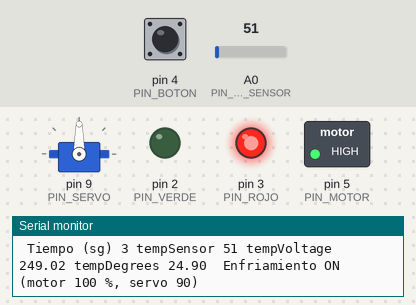
A sketch run on a simulated Arduino Uno, built with avr-gcc and run on an emulated ATmega328P. Shown: servo, switched loads named in the sketch (green lamp = pin HIGH), output pins drawn as LEDs (lit = HIGH), the last lines printed to the serial monitor. The test bench sets the inputs (shaded band); at power-on: A0 (PIN_TEMP_SENSOR) = 51, pin 4 (PIN_BOTON) LOW.

Above: at 3.2 s.
3.3 s: A0 (PIN_TEMP_SENSOR) set to 44
At 5.2 s:
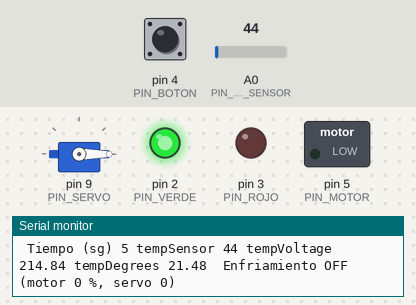
5.5 s: pin 4 (PIN_BOTON) pulled HIGH for 0.15 s
At 6.7 s:
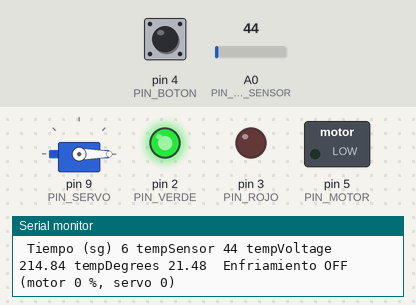
7.1 s: pin 4 (PIN_BOTON) pulled HIGH for 3.2 s
At 8.4 s:
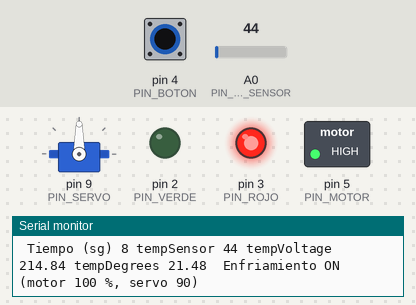
11.8 s: A0 (PIN_TEMP_SENSOR) set to 61
At 12.6 s:
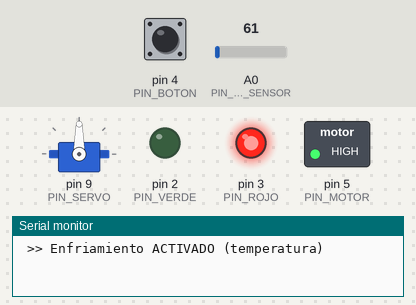
Timing chart, 0 to 14.5 s (numbered marks = the images above; inputs shaded):
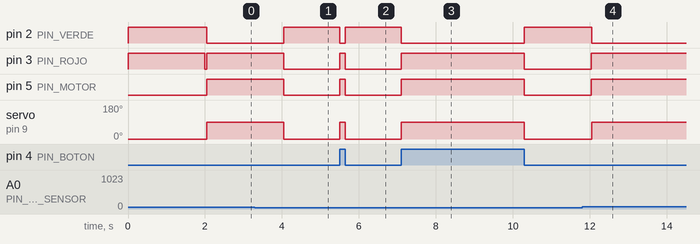

Measured:
- the behaviour switches between 49 and 48 on A0 (PIN_TEMP_SENSOR) (found by bisection; images 0 and 1)
- after the input at 3.3 s, pin 2 (PIN_VERDE): LOW → HIGH after 0.75 s; pin 3 (PIN_ROJO), pin 5 (PIN_MOTOR): HIGH → LOW after 0.75 s; servo on pin 9 (PIN_SERVO): 90° → 0° after 0.75 s
- after the input at 5.5 s, pin 2 (PIN_VERDE): HIGH → LOW at once, → HIGH 0.15 s later; pin 3 (PIN_ROJO), pin 5 (PIN_MOTOR): LOW → HIGH at once, → LOW 0.15 s later; servo on pin 9 (PIN_SERVO): 0° → 90° at once, → 0° 0.15 s later
- after the input at 7.1 s, pin 2 (PIN_VERDE): HIGH → LOW at once, → HIGH 3.2 s later; pin 3 (PIN_ROJO), pin 5 (PIN_MOTOR): LOW → HIGH at once, → LOW 3.2 s later; servo on pin 9 (PIN_SERVO): 0° → 90° at once, → 0° 3.2 s later
- after the input at 11.8 s, pin 2 (PIN_VERDE): HIGH → LOW after 0.24 s; pin 3 (PIN_ROJO), pin 5 (PIN_MOTOR): LOW → HIGH after 0.24 s; servo on pin 9 (PIN_SERVO): 0° → 90° after 0.24 s

The sketch:

C3_control.ino
```cpp
/*
 * Práctica 2 - C3: Sistema de monitorización y control de temperatura (base)
 * --------------------------------------------------------------------------
 * Extiende el termómetro de la Práctica 1 (LM35 + LEDs + pulsador) con los
 * actuadores de C1 (motor) y C2 (servo) para formar un sistema de
 * enfriamiento todo/nada:
 *
 *   - Temperatura < umbral y botón sin pulsar:
 *       motor APAGADO, servo a 0º  (enfriamiento parado), LED verde.
 *   - Temperatura >= umbral o botón pulsado:
 *       motor al 100 %, servo a 90º (enfriamiento en marcha), LED rojo.
 *
 * Cada segundo se envía por el puerto serie la medida y el estado del sistema.
 *
 * Montaje (Proteus, ATmega328P a 16 MHz):
 *   LM35 (Vout) -> A0
 *   Pulsador    -> D4 (activo a nivel ALTO, resistencia pull-down externa)
 *   LED rojo    -> D3
 *   LED verde   -> D2
 *   Motor       -> D5 (puerta del MOSFET 2N7000, ver C1)
 *   Servo       -> D9 (control del MOTOR-PWMSERVO, ver C2)
 */

#include <Servo.h>   // Librería estándar de Arduino para servomotores

// ---------------------------------------------------------------------------
// Pines
// ---------------------------------------------------------------------------
const uint8_t PIN_BOTON       = 4;
const uint8_t PIN_ROJO        = 3;
const uint8_t PIN_VERDE       = 2;
const uint8_t PIN_TEMP_SENSOR = A0;
const uint8_t PIN_MOTOR       = 5;   // Pin PWM del Timer0 (no le afecta Servo)
const uint8_t PIN_SERVO       = 9;   // La librería Servo usa el Timer1

// ---------------------------------------------------------------------------
// Parámetros del ADC y del sensor (igual que en la Práctica 1)
// ---------------------------------------------------------------------------
const float VREF_MV           = 5000.0;  // Tensión de referencia del ADC (mV)
const float ADC_RESOLUCION    = 1024.0;  // ADC de 10 bits -> 0..1023
const float LM35_MV_POR_GRADO = 10.0;    // LM35: 10 mV/°C, 0 °C = 0 mV
const uint8_t NUM_MUESTRAS    = 10;      // Lecturas promediadas para filtrar ruido

// ---------------------------------------------------------------------------
// Lógica de control
// ---------------------------------------------------------------------------
const float UMBRAL       = 24.0;  // °C a partir de los cuales se enfría
const float HISTERESIS   = 0.5;   // °C de margen para no conmutar sin parar
                                  // en torno al umbral (0 = sin histéresis)

const unsigned long PERIODO_MUESTREO_MS = 1000;  // Lectura y envío cada 1 s
const unsigned long DURACION_INICIO_MS  = 2000;  // Prueba de LEDs al arrancar

// ---------------------------------------------------------------------------
// Actuadores
// ---------------------------------------------------------------------------
const uint8_t PWM_MOTOR_MAX  = 255;  // 100 % de la velocidad máxima
const uint8_t ANGULO_PARADO  = 0;    // Servo: enfriamiento parado
const uint8_t ANGULO_MARCHA  = 90;   // Servo: enfriamiento en marcha

// ---------------------------------------------------------------------------
// Variables de estado
// ---------------------------------------------------------------------------
Servo servo;                        // Objeto que controla el servomotor

unsigned long ultimoMuestreo = 0;   // Instante (ms) de la última lectura
bool temperaturaAlta = false;       // true si se ha superado el umbral
bool enfriando = false;             // Estado actual de los actuadores
float tempDegrees = 0.0;            // Última temperatura medida (°C)


// ===========================================================================
// Funciones auxiliares: sensor (Práctica 1)
// ===========================================================================

// Lee el sensor NUM_MUESTRAS veces y devuelve la media del ADC (0..1023).
int leerSensorPromediado()
{
  long suma = 0;
  for (uint8_t i = 0; i < NUM_MUESTRAS; i++)
  {
    suma += analogRead(PIN_TEMP_SENSOR);
  }
  return suma / NUM_MUESTRAS;
}

// Convierte un valor del ADC a milivoltios.
float adcAMilivoltios(int valorAdc)
{
  return valorAdc * (VREF_MV / ADC_RESOLUCION);
}

// Convierte milivoltios a grados Celsius según la recta del LM35.
float milivoltiosAGrados(float mV)
{
  return mV / LM35_MV_POR_GRADO;
}


// ===========================================================================
// Funciones auxiliares: actuadores
// ===========================================================================

// Enciende un LED y apaga el otro.
void encenderLeds(bool rojo, bool verde)
{
  digitalWrite(PIN_ROJO,  rojo  ? HIGH : LOW);
  digitalWrite(PIN_VERDE, verde ? HIGH : LOW);
}

// Activa o desactiva el sistema de enfriamiento completo:
//   motor (C1) + servo indicador (C2) + LEDs (Práctica 1).
void aplicarEnfriamiento(bool activo)
{
  if (activo)
  {
    analogWrite(PIN_MOTOR, PWM_MOTOR_MAX);   // Motor al 100 %
    servo.write(ANGULO_MARCHA);              // Servo a 90º
    encenderLeds(true, false);               // LED rojo
  }
  else
  {
    analogWrite(PIN_MOTOR, 0);               // Motor parado
    servo.write(ANGULO_PARADO);              // Servo a 0º
    encenderLeds(false, true);               // LED verde
  }
}

// Muestra por el terminal virtual la medida y el estado del sistema.
void imprimirMedida(int valorAdc, float mV, float grados)
{
  Serial.print(F(" Tiempo (sg) "));
  Serial.print(millis() / 1000);
  Serial.print(F(" tempSensor "));
  Serial.print(valorAdc);
  Serial.print(F(" tempVoltage "));
  Serial.print(mV);
  Serial.print(F(" tempDegrees "));
  Serial.print(grados);
  Serial.print(F("  Enfriamiento "));
  Serial.println(enfriando ? F("ON (motor 100 %, servo 90)") : F("OFF (motor 0 %, servo 0)"));
}


// ===========================================================================
// setup(): se ejecuta una sola vez al arrancar
// ===========================================================================
void setup()
{
  // Comunicación serie PC-Arduino (debe coincidir con el Virtual Terminal)
  Serial.begin(9600);

  // Entradas y salidas digitales
  pinMode(PIN_BOTON, INPUT);
  pinMode(PIN_ROJO,  OUTPUT);
  pinMode(PIN_VERDE, OUTPUT);
  pinMode(PIN_MOTOR, OUTPUT);

  // Servo asociado a su pin
  servo.attach(PIN_SERVO);

  // Estado inicial: enfriamiento parado (motor apagado, servo a 0º)
  analogWrite(PIN_MOTOR, 0);
  servo.write(ANGULO_PARADO);

  // Prueba de LEDs: ambos encendidos 2 s para indicar que arranca la aplicación
  encenderLeds(true, true);
  delay(DURACION_INICIO_MS);

  aplicarEnfriamiento(false);

  // Forzamos una primera lectura inmediata en loop()
  ultimoMuestreo = millis() - PERIODO_MUESTREO_MS;
}


// ===========================================================================
// loop(): se ejecuta continuamente
// ---------------------------------------------------------------------------
// Igual que en la Práctica 1, no se usa delay(): la temperatura se lee cada
// PERIODO_MUESTREO_MS comprobando millis(), y el pulsador se atiende en cada
// vuelta del bucle, sin esperas.
// ===========================================================================
void loop()
{
  unsigned long ahora = millis();

  // --- 1) Medida de temperatura cada PERIODO_MUESTREO_MS -------------------
  if (ahora - ultimoMuestreo >= PERIODO_MUESTREO_MS)
  {
    ultimoMuestreo = ahora;

    int   tempSensor  = leerSensorPromediado();
    float tempVoltage = adcAMilivoltios(tempSensor);
    tempDegrees       = milivoltiosAGrados(tempVoltage);

    // Comparación con histéresis:
    //   - se pasa a "alta" al llegar a UMBRAL
    //   - se vuelve a "normal" al bajar de UMBRAL - HISTERESIS
    // Evita que el motor y el servo se enciendan y apaguen continuamente si
    // la temperatura oscila justo en el umbral.
    if (!temperaturaAlta && tempDegrees >= UMBRAL)
    {
      temperaturaAlta = true;
    }
    else if (temperaturaAlta && tempDegrees < UMBRAL - HISTERESIS)
    {
      temperaturaAlta = false;
    }

    imprimirMedida(tempSensor, tempVoltage, tempDegrees);
  }

  // --- 2) Decisión de control (en cada vuelta del bucle) -------------------
  // El pulsador fuerza el enfriamiento mientras esté pulsado.
  bool botonPulsado = (digitalRead(PIN_BOTON) == HIGH);
  bool debeEnfriar  = botonPulsado || temperaturaAlta;

  // Solo se actúa cuando cambia el estado, para no reenviar órdenes iguales
  // al motor y al servo en cada vuelta y poder informar del cambio.
  if (debeEnfriar != enfriando)
  {
    enfriando = debeEnfriar;
    aplicarEnfriamiento(enfriando);

    // Se indica también el motivo de la activación (botón o temperatura)
    Serial.print(F(" >> Enfriamiento "));
    if (enfriando)
    {
      Serial.print(F("ACTIVADO"));
      Serial.println(botonPulsado ? F(" (boton)") : F(" (temperatura)"));
    }
    else
    {
      Serial.println(F("DESACTIVADO"));
    }
  }
}
```
